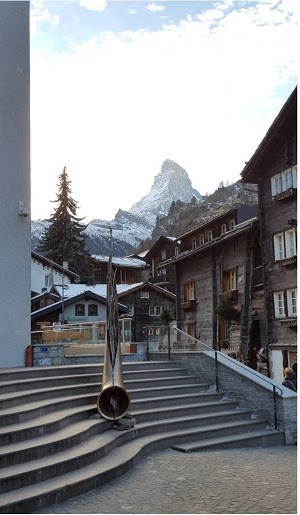
#> input picture img.jpg, 300 x 515 px
$ python milestone1.py img.jpg
#> lines starting #> are read from the running program, lines starting #| are printed output that depends on the picture
### utils.py
### Import the necessary libraries
import cv2
import numpy as np
import matplotlib.pyplot as plt
from sklearn.cluster import MiniBatchKMeans

### Function to read the input image
def read_input(filename):
#> called with filename = 'img.jpg'
	img = cv2.imread(filename)
#> img is the input picture: shape (515, 300, 3); mean B, G, R 144.2, 140.5, 139
	img = cv2.cvtColor(img, cv2.COLOR_BGR2RGB)
	print("Image dimension:", img.shape)
#| Image dimension: (515, 300, 3)

	return img

# Function to display the image
def display_image(img):
	fig = plt.figure(figsize=(4, 8))
	plt.imshow(img)
	plt.show()

# [7 lines left out: function renormalize, not called in this run]

# Function to plot two images
def plotImages(im1, im2, t1, t2):

	fig=plt.figure(figsize=(15, 15))
	plt.subplot(1, 2, 1)
	plt.title(t1)
	plt.xticks([])
	plt.yticks([])
	if (im1.ndim == 2):
		plt.imshow(im1, cmap='gray')
	elif (im1.ndim == 3):
		plt.imshow(im1)

	plt.subplot(1, 2, 2)
	plt.title(t2)
	plt.xticks([])
	plt.yticks([])
	if (im1.ndim == 2):
		plt.imshow(im2, cmap='gray')
	elif (im1.ndim == 3):
		plt.imshow(im2)
	plt.show()

	return

# [69 lines left out: functions get_points_within_contour, threshold_edges, KMeansClustering, not called in this run]

### milestone1.py
### Import the necessary libraries
import argparse
from utils import *

# Milestone 1: Median filter and Edge detection

'''
Before any further processing, a median filter is applied in order to reduce any salt and pepper noise
that may be present in the input image.
'''
# Function to apply median filter
def apply_median_filter(img, ksize):
#> called with ksize = 7
	median = cv2.medianBlur(img, ksize)
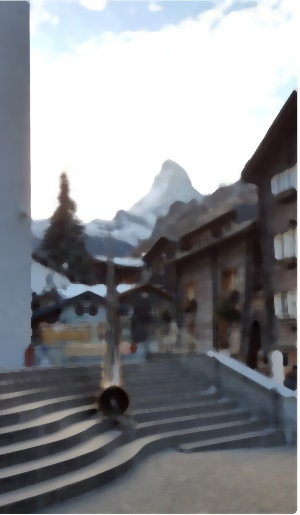
#> median: shape (515, 300, 3); mean R, G, B 138.3, 139.8, 143.6
#> in plotImages, `plt.show()`:
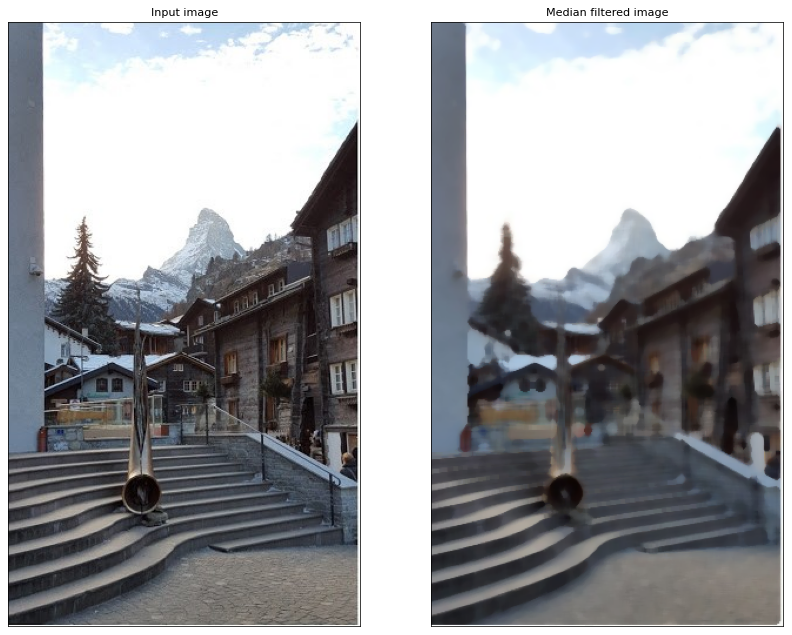
#> figure drawn by matplotlib, 2 panels
	return median

'''
For detecting the edges, Canny edge detection technique is used. The benefits of using the Canny edge
detector instead of a Laplacian kernel is that the edges are all single pixel edges in the resulting
image. This allows for morphological operators to be employed more predictably on the resulting edge
image.
'''
# Function to detect the edges in the image

def detect_edges_filtered(img, sigma=0.33):
	# img = apply_median_filter(img, 5)
	# Compute the median of the single channel pixel intensities
#> called with sigma = 0.33
	v = np.median(img)
#> v = 118

	# Set lower and upper thresholds of canny using the median
	lower = int(max(0, (1.0 - sigma) * v))
#> lower = 79
	upper = int(min(255, (1.0 + sigma) * v))
#> upper = 156
	edged = cv2.Canny(img, lower, upper)
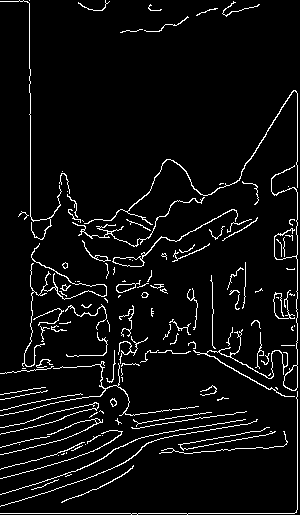
#> edged: shape (515, 300); 5.5% white in thin lines or dots

	return edged

if __name__ == '__main__':
	parser = argparse.ArgumentParser(description='Milestone 1 progress')
	parser.add_argument('input', help='Input image')
	parser.add_argument('-m', '--median_kernel_size', required=False, default=7,
        type=int, help='Increase this value to reduce no. of edges & get a more smooth output')

	args = parser.parse_args()

	# Read the input image and display
	img = read_input(args.input)
	display_image(img)

	# Apply median filter to remove the noise and display the images
	median_filtered_img = apply_median_filter(img, args.median_kernel_size)
	plotImages(img, median_filtered_img, 'Input image', 'Median filtered image')

	# Detect the edges in the image and display the images
	edges = detect_edges_filtered(median_filtered_img)
	plotImages(median_filtered_img, edges, 'Median filtered image', 'Edge detection')
#> call 2 of plotImages, with t1 = 'Median filtered image', t2 = 'Edge detection'
#> in plotImages (call 2), `plt.show()`:
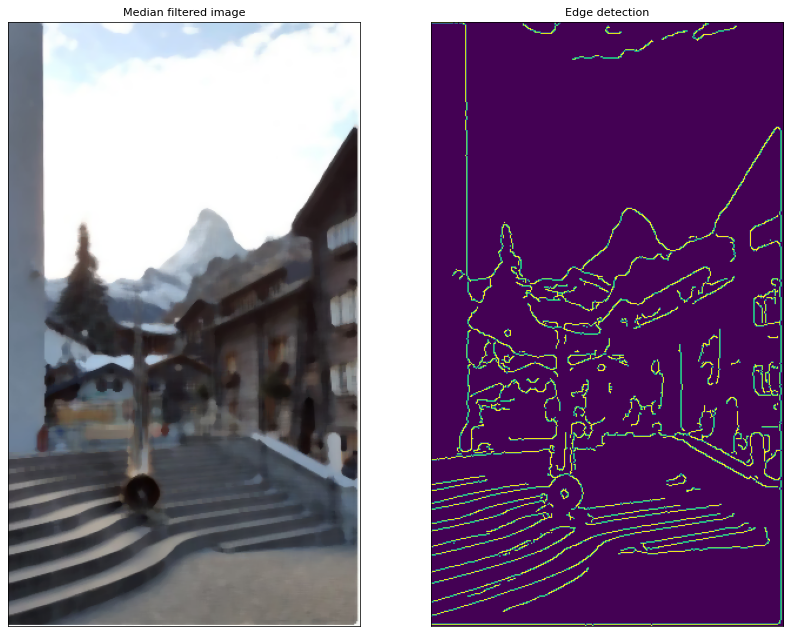
#> figure drawn by matplotlib, 2 panels
